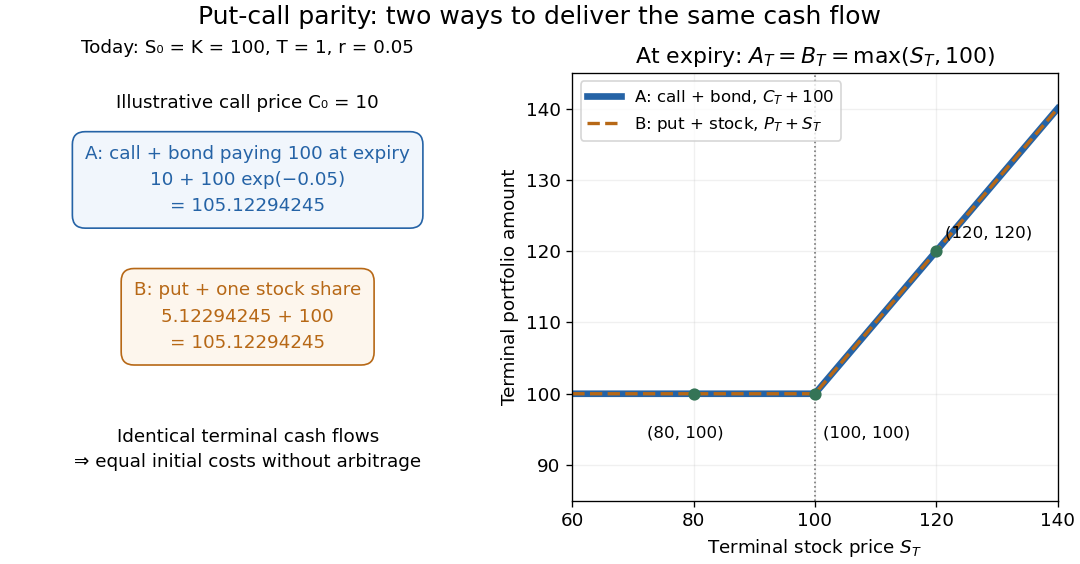

This figure's Python source:
"""Draw the identical-cash-flow replication behind put-call parity.

Tested with Python 3.14.4, numpy 2.3.5, matplotlib 3.10.7.
Run from _media: python ../put-call-parity-replication.py
The PNG is written into the current working directory.
"""

from math import exp, isclose
from pathlib import Path

import matplotlib

matplotlib.use("Agg")
import matplotlib.pyplot as plt
import numpy as np


def main():
    stock, strike, maturity, rate, call_price = 100, 100, 1, 0.05, 10
    bond_price = strike * exp(-rate * maturity)
    put_price = call_price + bond_price - stock
    cost_a = call_price + bond_price
    cost_b = put_price + stock
    assert isclose(cost_a, cost_b, abs_tol=1e-12)
    prices = np.linspace(60, 140, 401)
    call = np.maximum(prices - strike, 0)
    put = np.maximum(strike - prices, 0)
    np.testing.assert_allclose(call + strike, put + prices, atol=1e-12)

    plt.rcParams.update({"font.size": 11, "axes.facecolor": "white"})
    fig, axes = plt.subplots(1, 2, figsize=(9, 4.7), layout="constrained",
                             facecolor="white")
    fig.suptitle("Put-call parity: two ways to deliver the same cash flow", fontsize=15)
    blue, orange, green = "#2563a6", "#b76816", "#347456"
    ax = axes[0]
    ax.set(xlim=(0, 1), ylim=(0, 1))
    ax.axis("off")
    ax.set_title("Today: S₀ = K = 100, T = 1, r = 0.05", fontsize=11, pad=12)
    ax.text(0.5, 0.95, "Illustrative call price C₀ = 10", ha="center", va="top")
    ax.text(0.5, 0.75,
            f"A: call + bond paying 100 at expiry\n"
            f"10 + 100 exp(−0.05)\n= {cost_a:.8f}",
            ha="center", va="center", linespacing=1.6, color=blue,
            bbox={"boxstyle": "round,pad=0.7", "facecolor": "#f1f6fc",
                  "edgecolor": blue})
    ax.text(0.5, 0.43,
            f"B: put + one stock share\n{put_price:.8f} + 100\n= {cost_b:.8f}",
            ha="center", va="center", linespacing=1.6, color=orange,
            bbox={"boxstyle": "round,pad=0.7", "facecolor": "#fdf6ed",
                  "edgecolor": orange})
    ax.text(0.5, 0.12, "Identical terminal cash flows\n⇒ equal initial costs without arbitrage",
            ha="center", va="center", linespacing=1.5)

    ax = axes[1]
    ax.plot(prices, call + strike, color=blue, linewidth=4,
            label=r"A: call + bond, $C_T+100$")
    ax.plot(prices, put + prices, color=orange, linewidth=2, linestyle="--",
            label=r"B: put + stock, $P_T+S_T$")
    scenarios = [80, 100, 120]
    values = [100, 100, 120]
    ax.scatter(scenarios, values, s=40, color=green, zorder=4)
    for price, value, offset in [(80, 100, (-28, -26)),
                                  (100, 100, (5, -26)),
                                  (120, 120, (5, 8))]:
        ax.annotate(f"({price}, {value})", (price, value), xytext=offset,
                    textcoords="offset points", fontsize=10)
    ax.axvline(strike, color="#777777", linestyle=":", linewidth=1)
    ax.set(xlim=(60, 140), ylim=(85, 145), xticks=[60, 80, 100, 120, 140],
           xlabel=r"Terminal stock price $S_T$", ylabel="Terminal portfolio amount",
           title=r"At expiry: $A_T=B_T=\max(S_T,100)$",)
    ax.legend(loc="upper left", fontsize=10)
    ax.grid(alpha=0.18)
    fig.savefig(Path.cwd() / "put-call-parity-replication.png", dpi=120,
                facecolor="white", transparent=False)
    plt.close(fig)


if __name__ == "__main__":
    main()
